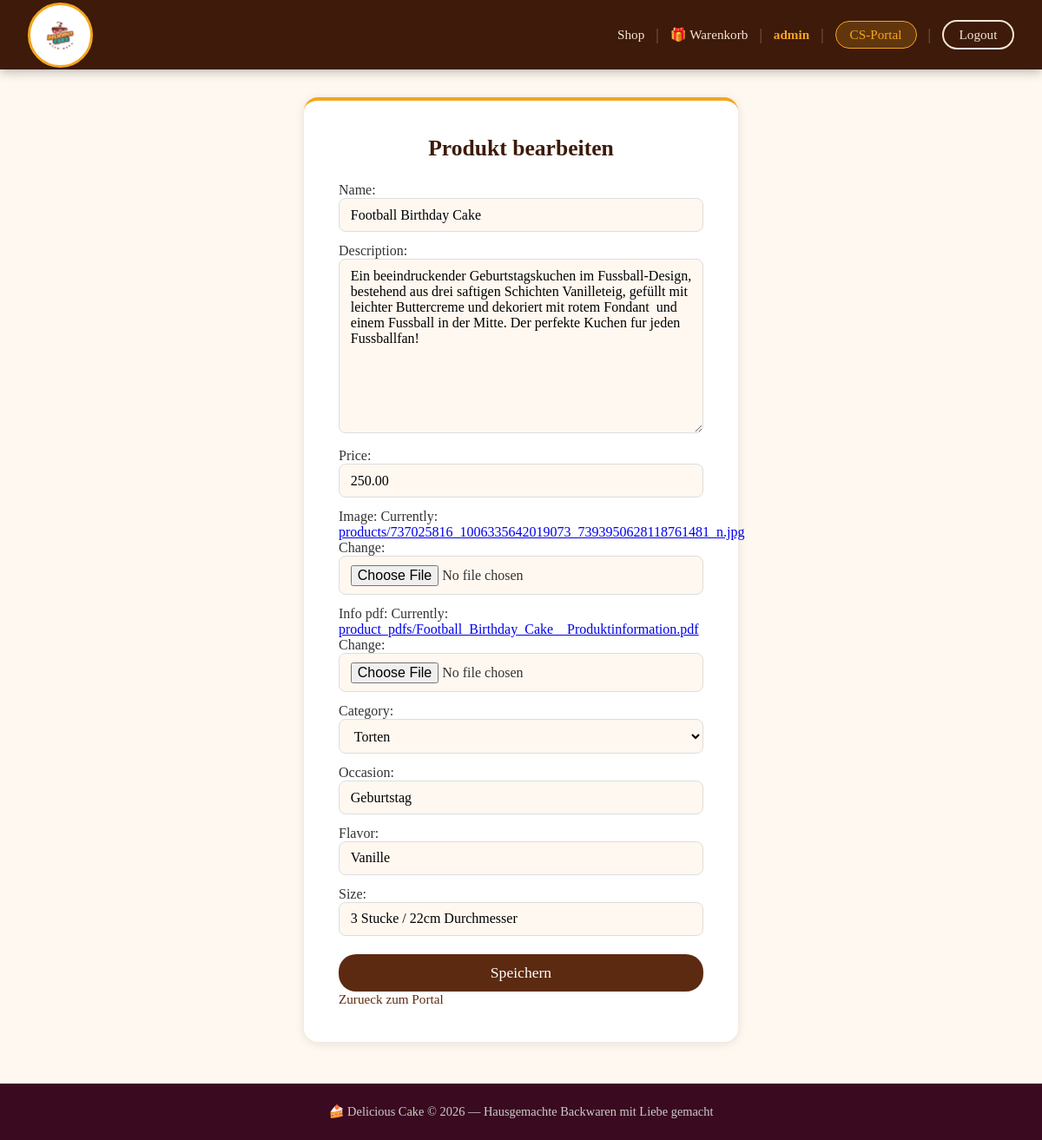
Screenshot of /cs/edit/3/ (signed in) with the database file from the repository.
### useradmin/models.py (models this page shows, shortened)
class CustomUser(AbstractUser):
    profile_picture = models.ImageField(
        upload_to='profile_pics/',
        blank=True,
        null=True
    )

### shop/models.py (models this page shows, shortened)
class Product(models.Model):
    name        = models.CharField(max_length=200)
    description = models.TextField()
    price       = models.DecimalField(max_digits=8, decimal_places=2)
    image = models.ImageField(upload_to='products/')
    info_pdf = models.FileField(upload_to='product_pdfs/')
    category    = models.ForeignKey(Category, on_delete=models.SET_NULL, null=True, blank=True)
    occasion    = models.CharField(max_length=100, blank=True)
    flavor      = models.CharField(max_length=100, blank=True)
    size        = models.CharField(max_length=100, blank=True)

class Category(models.Model):
    name = models.CharField(max_length=100)
    def __str__(self):
        return self.name

### shop/views.py (the view)
# urls.py: path('cs/edit/<int:pk>/',            views.cs_edit_product,      name='cs_edit_product'),
@user_passes_test(is_customer_service)
def cs_edit_product(request, pk):
    product = get_object_or_404(Product, pk=pk)
    if request.method == 'POST':
        form = ProductForm(request.POST, request.FILES, instance=product)
        if form.is_valid():
            form.save()
            return redirect('cs_portal')
    else:
        form = ProductForm(instance=product)
    return render(request, 'shop/cs_product_form.html', {'form': form, 'edit': True})

### shop/forms.py
class ProductForm(forms.ModelForm):
    class Meta:
        model  = Product
        fields = ['name', 'description', 'price', 'image',
                  'info_pdf', 'category', 'occasion', 'flavor', 'size']

### shop/views.py (called while the page is built)
def is_customer_service(user):
    return user.is_staff

### shop/templates/shop/cs_product_form.html (shortened to what this page needs)
{% extends 'base.html' %}
{% block content %}
<div class="form-container">
    <h1>{% if edit %}Produkt bearbeiten{% else %}Neues Produkt hinzufuegen{% endif %}</h1>
    <form method="post" enctype="multipart/form-data">
        {{ form.as_p }}
        <button type="submit">Speichern</button>
    </form>
    <a class="btn-link" href="{% url 'cs_portal' %}">Zurueck zum Portal</a>
</div>
{% endblock %}

### templates/base.html (shortened to what this page needs)
<!DOCTYPE html>
{% load static %}
<html lang="de">
<head>
    <link rel="stylesheet" href="{% static 'css/style.css' %}">
</head>
<body>
<header class="header">
    <div class="header-inner">
        <a href="{% url 'home' %}" class="logo">
            <img src="{% static 'images/logo_cake.jpeg' %}"
                 alt="Delicious Cake"
                 class="logo-img">
        </a>
        <nav class="nav-links">
            <a href="{% url 'home' %}">Shop</a>
            <span class="nav-divider">|</span>
            {% if user.is_authenticated %}
                <a href="{% url 'cart' %}">&#127873; Warenkorb</a>
                <span class="nav-divider">|</span>
                <a href="{% url 'profile' %}" class="nav-username">
                    {{ user.username }}
                </a>
                {% if user.is_staff %}
                    <span class="nav-divider">|</span>
                    <a href="{% url 'cs_portal' %}" class="cs-btn">CS-Portal</a>
                {% endif %}
                <span class="nav-divider">|</span>
                <form method="post" action="{% url 'logout' %}" style="display:inline">
                    <button class="logout-btn" type="submit">Logout</button>
                </form>
            {% else %}
                <a href="{% url 'login' %}" class="nav-btn-outline">Login</a>
                <a href="{% url 'signup' %}" class="nav-btn-filled">Registrieren</a>
            {% endif %}
        </nav>
    </div>
</header>
<div class="content">
    {% block content %}{% endblock %}
</div>
<footer class="footer">
    <p>&#127856; Delicious Cake &copy; 2026 — Hausgemachte Backwaren mit Liebe gemacht</p>
</footer>
</body>
</html>

### static/css/style.css (style rules this page uses)
* { box-sizing: border-box; margin: 0; padding: 0; }
body { font-family: 'Georgia', serif; background-color: #fff8f0; color: #333; }
.header { background: #3d1a0a; box-shadow: 0 2px 12px rgba(0,0,0,0.3); position: sticky; top: 0; z-index: 100; }
.header-inner { max-width: 1200px; margin: 0 auto; padding: 0 2rem; display: flex; justify-content: space-between; align-items: center; height: 80px; }
.logo { text-decoration: none; display: flex; align-items: center; }
.logo-img { height: 75px; width: auto; object-fit: contain; border-radius: 50%; border: 3px solid #f4a61d; padding: 3px; background: white; }
.nav-links { display: flex; align-items: center; gap: 0.8rem; }
.nav-links a { color: #f5e6d3; text-decoration: none; font-size: 0.95rem; transition: color 0.2s; font-family: 'Georgia', serif; }
.nav-username { color: #f4a61d !important; font-weight: bold; display: flex; align-items: center; gap: 0.4rem; }
.cs-btn { background: rgba(244,166,29,0.2) !important; color: #f4a61d !important; padding: 0.4rem 1rem !important; border-radius: 20px !important; border: 1px solid #f4a61d !important; }
.logout-btn { background: transparent; border: 2px solid #f5e6d3; color: #f5e6d3; padding: 0.4rem 1.1rem; border-radius: 25px; cursor: pointer; font-size: 0.95rem; font-family: 'Georgia', serif; transition: all 0.2s; }
.nav-divider { color: #7a5a4a; font-size: 1.2rem; }
.footer { background: #3a0a20; color: #ccc; text-align: center; padding: 1.5rem; margin-top: 3rem; font-size: 0.9rem; }
.content { max-width: 1200px; margin: 2rem auto; padding: 0 2rem; }
h1 { color: #3d1a0a; margin-bottom: 1.5rem; font-size: 2rem; }
button, .btn { background-color: #5c2a10; color: white; border: none; padding: 0.5rem 1.4rem; border-radius: 20px; cursor: pointer; font-size: 1rem; font-family: 'Georgia', serif; transition: background 0.2s; }
.btn-link { color: #5c2a10; text-decoration: none; font-size: 0.95rem; }
.form-container { background: white; padding: 2.5rem; border-radius: 16px; box-shadow: 0 2px 12px rgba(0,0,0,0.1); max-width: 500px; margin: 2rem auto; border-top: 4px solid #f4a61d; }
.form-container h1 { text-align: center; margin-bottom: 1.5rem; font-size: 1.6rem; }
.form-container p { margin-bottom: 0.8rem; }
.form-container input, .form-container textarea, .form-container select { width: 100%; padding: 0.6rem 0.8rem; border: 1px solid #ddd; border-radius: 8px; font-size: 1rem; font-family: 'Georgia', serif; background: #fff8f0; transition: border-color 0.2s; }
.form-container button { width: 100%; margin-top: 0.5rem; padding: 0.7rem; font-size: 1.1rem; }

### rows the page displays
CustomUser: username "admin"
Product: name "Football Birthday Cake", description "Ein beeindruckender Geburtstagskuchen im Fussball-Design, bestehend aus drei saftigen Schichten Vanilleteig, gefüllt mit leichter Buttercreme und dekoriert mit rotem Fondant und einem Fussball in der Mitte. Der perfekte Kuchen fur jeden Fussballfan!", price "250.00", category "Torten", occasion "Geburtstag", flavor "Vanille", size "3 Stucke / 22cm Durchmesser"
